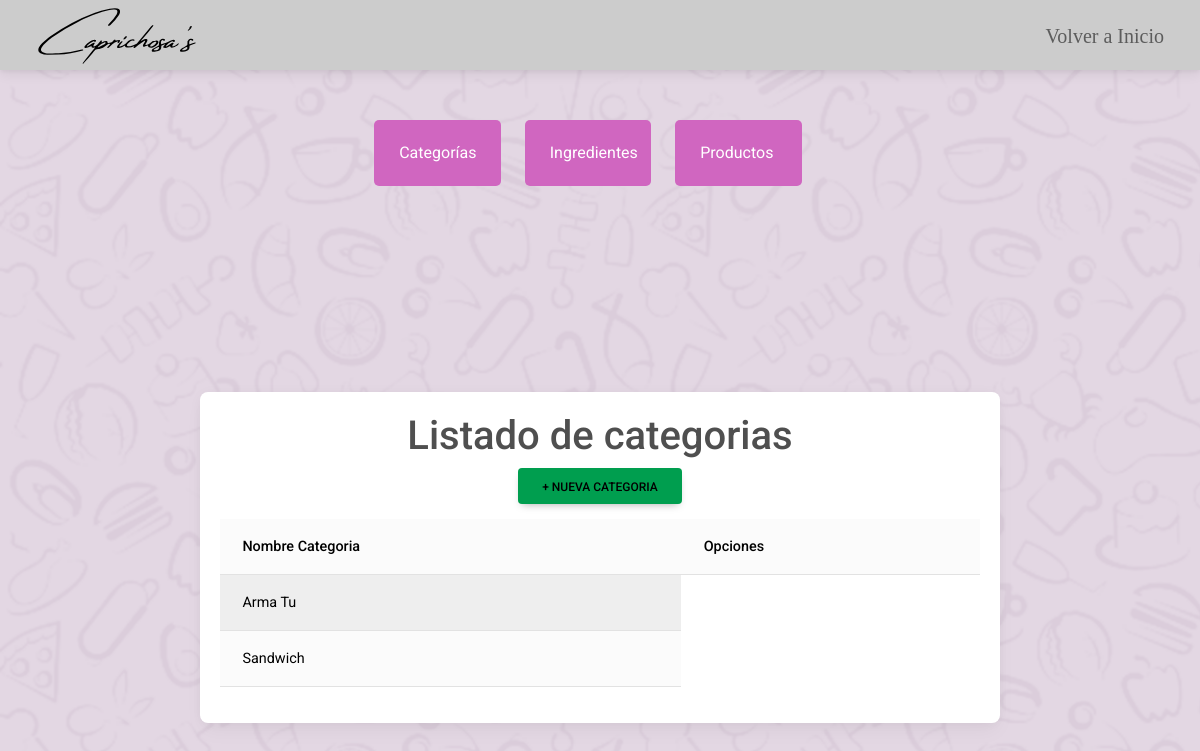
Page /crud on the earlier database version.
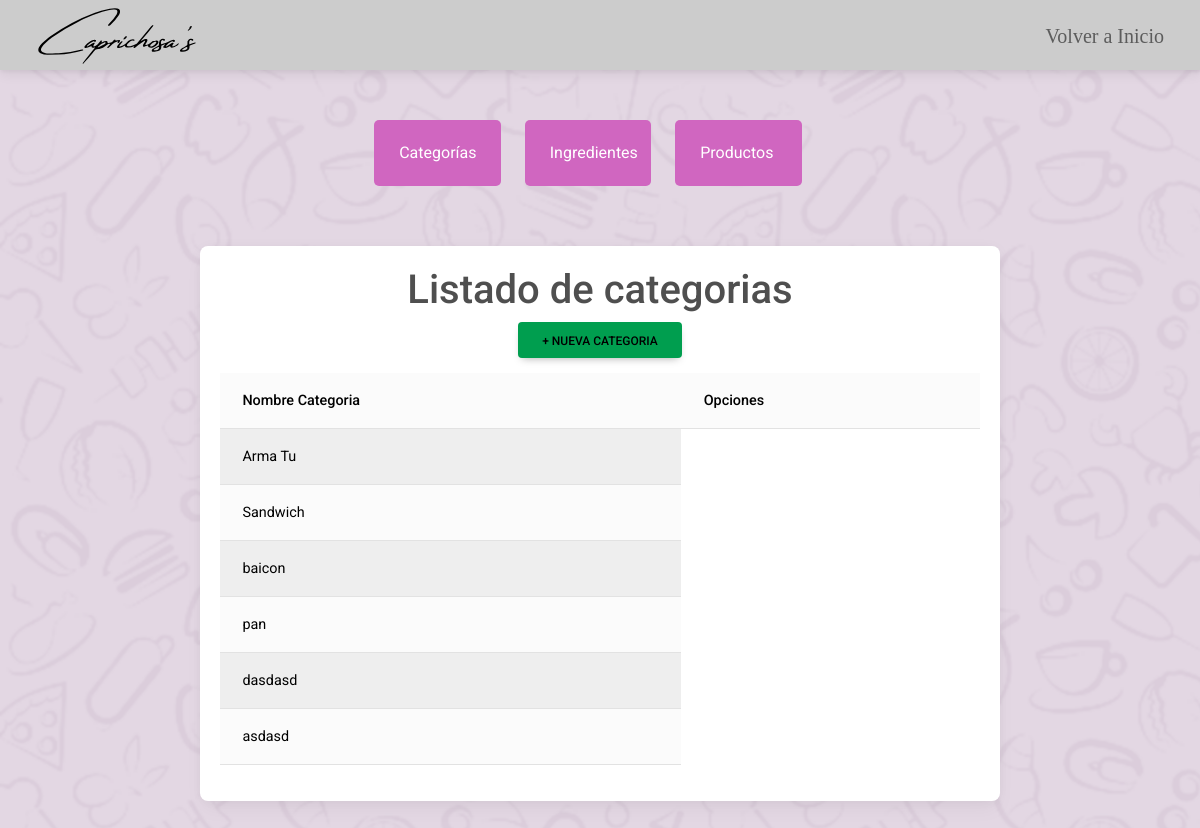
Same page on the later database version.
### core/models.py (models this page shows, shortened)
class CATEGORIA(models.Model):
    nombre = models.CharField(max_length=50,primary_key=True, verbose_name='nombre de la categoria')
    slug = AutoSlugField(populate_from='nombre')
    is_activo = models.BooleanField(default=True)

### core/views.py (the view)
# urls.py: path("crud", Lcategorias,name="crud"),
def Lcategorias(request):
    categoria  = CATEGORIA.objects.all()
    context = { 'categorias' : categoria}
    return render(request,'core/Crud/Listas/Lcategorias.html',context)

### core/context_processor.py (called while the page is built)
def importe_total_carro(request):
    total=0
    if 'carro' in request.session:
        for key, value in request.session["carro"].items():
            total += int(value["acumulado"])
    return {'importe_total_carro':total}

def counter(request):
    cart_count = 0
    if 'carro' in request.session:
        for key, value in request.session["carro"].items():
            cart_count +=  int(value["cantidad"])
    return dict(cart_count=cart_count)

### core/templates/core/Crud/Listas/Lcategorias.html
{% extends 'core/Crud/crud.html' %}
{% load static %}
{% block content %}
  <div class="container">
    <div class="card">
      <h1>Listado de categorias</h1>
      <li style="list-style: none;">
        <a class="btn new" href="{%  url 'agreCategoria' %}">+ Nueva Categoria</a>
      </li>
      <div class="row">
          <table class="table table-light table-striped">
            <thead>
              <tr>
                <th scope="col">Nombre Categoria</th>
                <th scope="col">Opciones</th>
              </tr>
            </thead>
              <tbody>
                {% for ve in categorias %}
                <tr>
                  <td>{{ve.nombre}}</td>
                </tr>
                {% endfor %}
              </tbody>
          </table>
      </div>
    </div>
  </div>
{% endblock %}

Differences in the rows shown:
added CATEGORIA: nombre "baicon"
added CATEGORIA: nombre "pan"
added CATEGORIA: nombre "dasdasd"
added CATEGORIA: nombre "asdasd"
